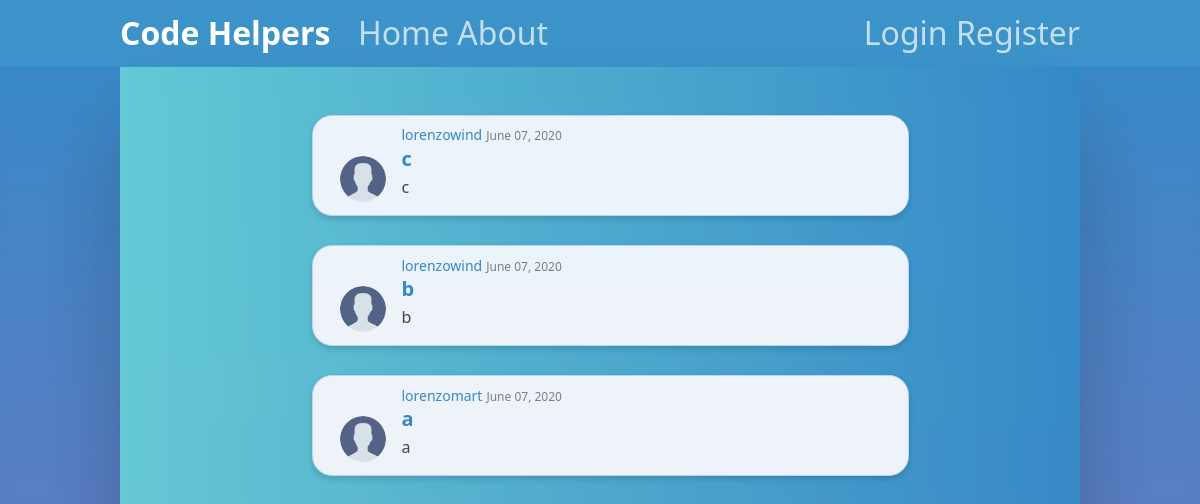
Before: / with the older database file.
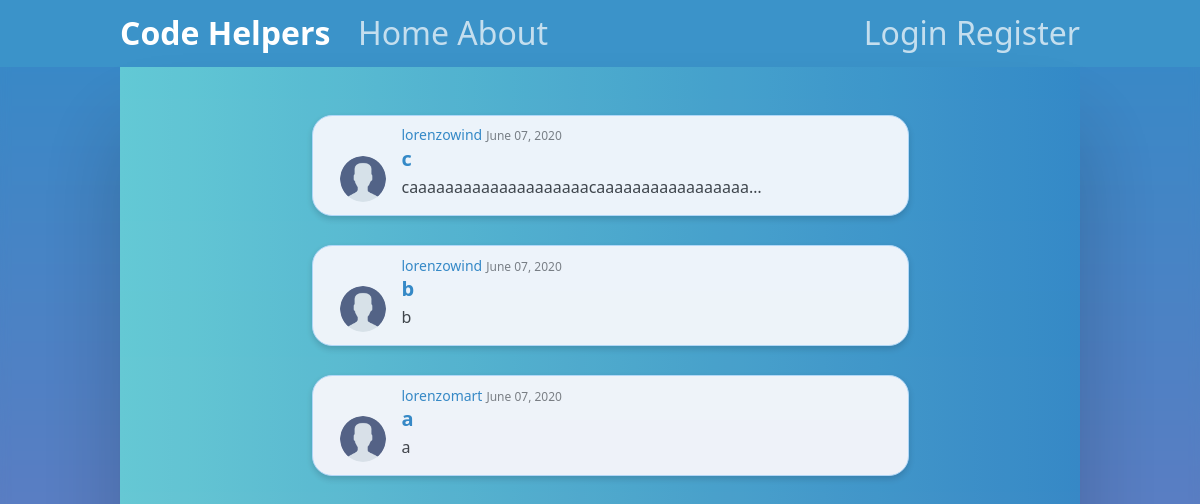
After: the same page with the newer database file.
### code_helpers/models.py (models this page shows, shortened)
class Post(models.Model):
    title = models.CharField(max_length=100)
    content = models.TextField()
    date_posted = models.DateTimeField(default=timezone.now)
    author = models.ForeignKey(User, on_delete=models.CASCADE)

### users/models.py (models this page shows, shortened)
class Profile(models.Model):
    user = models.OneToOneField(User, on_delete=models.CASCADE)
    image = models.ImageField(default='default.png', upload_to='profile_pics')

### code_helpers/views.py (the view)
# urls.py: path('', PostListView.as_view(), name='code_helpers-home'),
class PostListView(ListView):
    model = Post
    template_name = 'code_helpers/home.html'  # <app>/<model>_<viewtype>.html
    context_object_name = 'posts'
    ordering = ['-date_posted']
    paginate_by = 5

### code_helpers/templates/code_helpers/home.html (shortened to what this page needs)
{% extends "code_helpers/base.html" %}
{% block content %}
  <div class="home-posts-container">
    {% for post in posts %}
      <article class="section-container">
        <img src="{{ post.author.profile.image.url }}">
        <div class="section-body-container">
          <div class="article-info-data">
            <a href="{% url 'user-posts' post.author.username %}">{{ post.author }}</a>
            <small>{{ post.date_posted|date:"F d, Y" }}</small>
          </div>
          <h2><a class="article-info-title" href="{% url 'post-detail' post.id %}">{{ post.title }}</a></h2>
          <p class="article-info-content">{{ post.content }}</p>
        </div>
      </article>
    {% empty %}
      <div class="empty-posts">
        <img src="../../../media/empty_posts.png">
        <h1>No posts yet... Come back later!</h1>
      </div>
    {% endfor %}
  </div>
{% endblock content %}

Changed rows visible on the page:
changed Post: content "c" → "caaaaaaaaaaaaaaaaaaaacaaaaaaaaaaaaaaaaa…"
